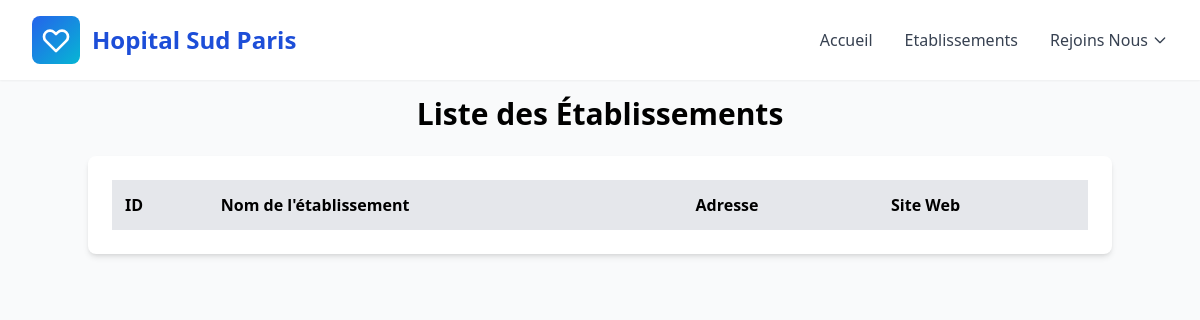
The app's page /src/vue/ListeEtablissement.php, older data.
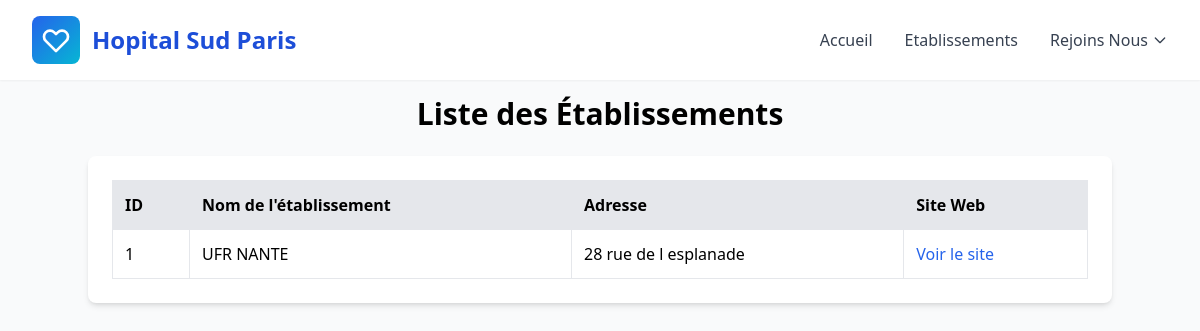
The same page, newer data.
### tables this page shows
CREATE TABLE IF NOT EXISTS `etablissement` (
  `id_etablissement` int NOT NULL AUTO_INCREMENT,
  `nom_etablissement` varchar(50) NOT NULL,
  `adresse_etablissement` varchar(50) NOT NULL,
  `site_web_etablissement` varchar(100) NOT NULL,
  PRIMARY KEY (`id_etablissement`)
);

### src/vue/ListeEtablissement.php (the view, shortened to what this page needs)
<?php
$pdo = (new \Bdd())->getBdd();
$etablissements = $pdo->query('SELECT * FROM etablissement')->fetchAll(PDO::FETCH_ASSOC);
$hospital_name = "Hopital Sud Paris";
?>
<!DOCTYPE html>
<html lang="fr">
<head>
    <script src="https://cdn.tailwindcss.com"></script>
</head>
<body class="bg-gray-50">
<nav class="fixed w-full bg-white/95 backdrop-blur-sm shadow-sm z-50">
    <div class="max-w-7xl mx-auto px-4 sm:px-6 lg:px-8">
        <div class="flex justify-between items-center h-20">
            <div class="flex items-center space-x-3">
                <div class="bg-gradient-to-br from-blue-600 to-cyan-500 p-2 rounded-lg">
                    <svg class="w-8 h-8 text-white" fill="none" stroke="currentColor" viewBox="0 0 24 24">
                        <path stroke-linecap="round" stroke-linejoin="round" stroke-width="2"
                              d="M4.318 6.318a4.5 4.5 0 000 6.364L12 20.364l7.682-7.682a4.5 4.5 0 00-6.364-6.364L12 7.636l-1.318-1.318a4.5 4.5 0 00-6.364 0z"></path>
                    </svg>
                </div>
                <span class="text-2xl font-bold text-blue-700">
                    <?= $hospital_name ?>
                </span>
            </div>
            <div class="hidden md:flex items-center space-x-8">
                <a href="../../index.php" class="text-gray-700 hover:text-blue-600 transition font-medium">Accueil</a>
                <a href="ListeEtablissement.php" class="text-gray-700 hover:text-blue-600 transition font-medium">Etablissements</a>
                <?php if (!isset($_SESSION["id_utilisateur"])): ?>
                    <div class="relative group">
                        <button class="text-gray-700 hover:text-blue-600 font-medium flex items-center">
                            Rejoins Nous
                            <svg class="ml-1 w-4 h-4" fill="none" stroke="currentColor" viewBox="0 0 24 24">
                                <path stroke-linecap="round" stroke-linejoin="round" stroke-width="2"
                                      d="M19 9l-7 7-7-7" />
                            </svg>
                        </button>
                    </div>
                <?php endif; ?>
            </div>
        </div>
    </div>
</nav>
<div class="h-24"></div>
<h1 class="text-center text-3xl font-bold mb-6">Liste des Établissements</h1>
<div class="max-w-5xl mx-auto bg-white shadow-md rounded-lg p-6">
    <table class="w-full border-collapse">
        <thead>
        <tr class="bg-gray-200 text-left">
            <th class="p-3 border">ID</th>
            <th class="p-3 border">Nom de l'établissement</th>
            <th class="p-3 border">Adresse</th>
            <th class="p-3 border">Site Web</th>
        </tr>
        </thead>
        <tbody>
        <?php foreach ($etablissements as $e): ?>
            <tr class="hover:bg-gray-100">
                <td class="p-3 border"><?= htmlspecialchars($e['id_etablissement']) ?></td>
                <td class="p-3 border"><?= htmlspecialchars($e['nom_etablissement']) ?></td>
                <td class="p-3 border"><?= htmlspecialchars($e['adresse_etablissement']) ?></td>
                <td class="p-3 border">
                    <a href="<?= htmlspecialchars($e['site_web_etablissement']) ?>"
                       class="text-blue-600 hover:underline"
                       target="_blank">
                        Voir le site
                    </a>
                </td>
            </tr>
        <?php endforeach; ?>
        </tbody>
    </table>
</div>
<?php include __DIR__ . '/footer.php'; ?>
</body>
</html>

Row changes from the older to the newer data that the page shows:
added etablissement: id_etablissement "1", nom_etablissement "UFR NANTE", adresse_etablissement "28 rue de l esplanade"
